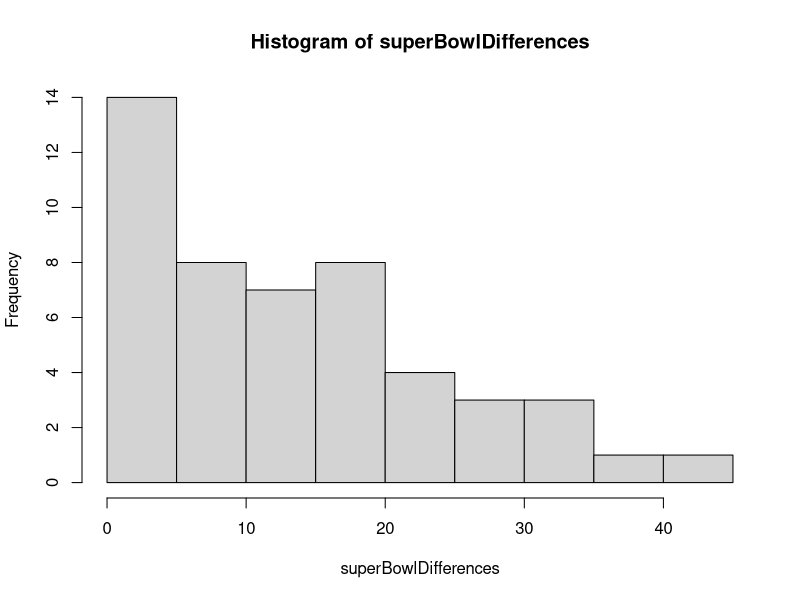

Source code (R):
## ---- chunk 1
superBowlDifferences <- c(25, 19, 9, 16, 3, 21, 7, 17, 10, 4, 18, 17,4,12,17,5,10,29,22,36,19,32,4,45,1,13,35,17,23,10,14,7,15,7,27,3,27,3,3,11,12,3,4,14,6,4,3,35,4)
## ---- chunk 2
summary(superBowlDifferences)

hist(superBowlDifferences)
